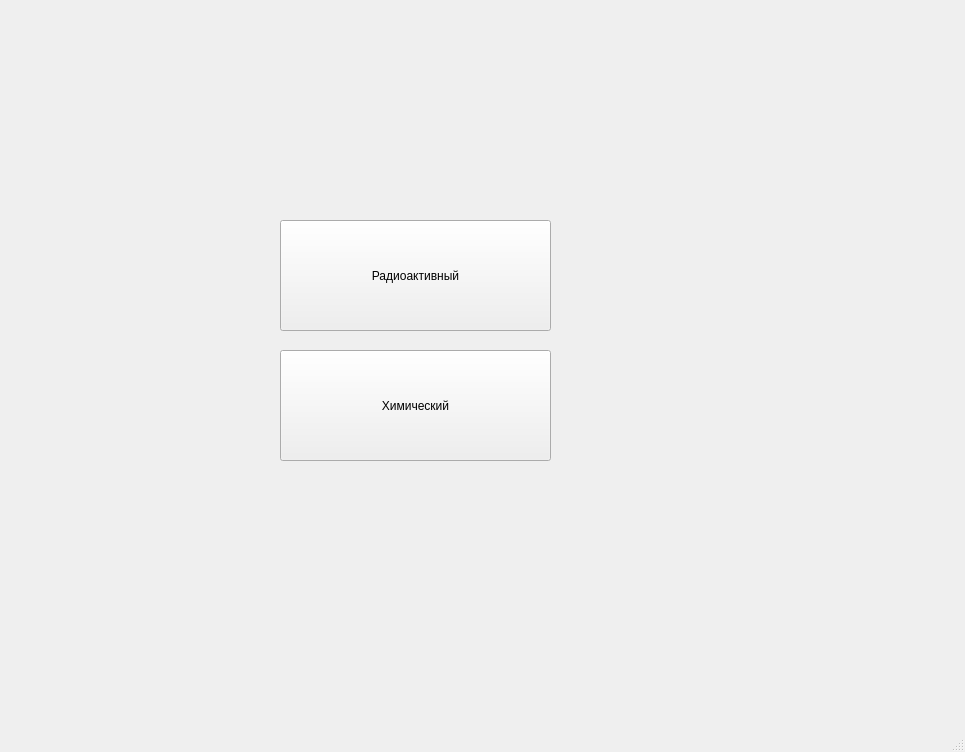
<?xml version="1.0" encoding="UTF-8"?>
<ui version="4.0">
 <class>start</class>
 <widget class="QMainWindow" name="start">
  <property name="geometry">
   <rect>
    <x>0</x>
    <y>0</y>
    <width>965</width>
    <height>752</height>
   </rect>
  </property>
  <property name="windowTitle">
   <string>MainWindow</string>
  </property>
  <widget class="QWidget" name="centralwidget">
   <widget class="QPushButton" name="RADIO">
    <property name="geometry">
     <rect>
      <x>280</x>
      <y>220</y>
      <width>271</width>
      <height>111</height>
     </rect>
    </property>
    <property name="text">
     <string>Радиоактивный</string>
    </property>
   </widget>
   <widget class="QPushButton" name="CHIMIO">
    <property name="geometry">
     <rect>
      <x>280</x>
      <y>350</y>
      <width>271</width>
      <height>111</height>
     </rect>
    </property>
    <property name="text">
     <string>Химический</string>
    </property>
   </widget>
  </widget>
  <widget class="QMenuBar" name="menubar">
   <property name="geometry">
    <rect>
     <x>0</x>
     <y>0</y>
     <width>965</width>
     <height>26</height>
    </rect>
   </property>
  </widget>
  <widget class="QStatusBar" name="statusbar"/>
 </widget>
 <resources/>
 <connections/>
</ui>
